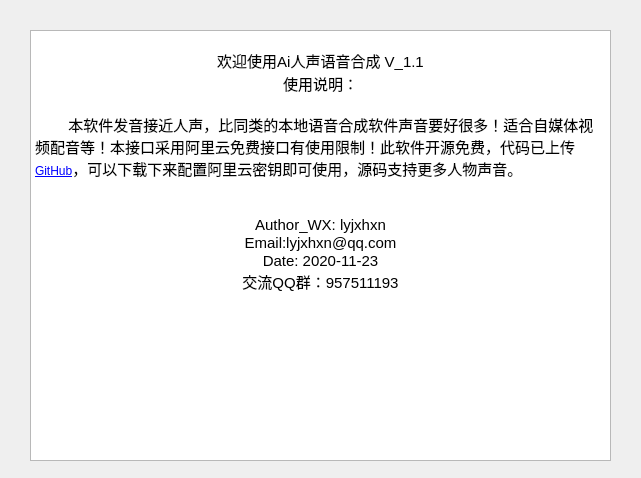
<?xml version="1.0" encoding="UTF-8"?>
<ui version="4.0">
 <class>Dialog</class>
 <widget class="QDialog" name="Dialog">
  <property name="geometry">
   <rect>
    <x>0</x>
    <y>0</y>
    <width>641</width>
    <height>478</height>
   </rect>
  </property>
  <property name="windowTitle">
   <string>关于作者</string>
  </property>
  <property name="windowIcon">
   <iconset resource="ico/yytubiao.qrc">
    <normaloff>:/newPrefix/yylogo.png</normaloff>:/newPrefix/yylogo.png</iconset>
  </property>
  <widget class="QTextBrowser" name="textBrowser">
   <property name="geometry">
    <rect>
     <x>30</x>
     <y>30</y>
     <width>581</width>
     <height>431</height>
    </rect>
   </property>
   <property name="html">
    <string>&lt;!DOCTYPE HTML PUBLIC &quot;-//W3C//DTD HTML 4.0//EN&quot; &quot;http://www.w3.org/TR/REC-html40/strict.dtd&quot;&gt;
&lt;html&gt;&lt;head&gt;&lt;meta name=&quot;qrichtext&quot; content=&quot;1&quot; /&gt;&lt;style type=&quot;text/css&quot;&gt;
p, li { white-space: pre-wrap; }
&lt;/style&gt;&lt;/head&gt;&lt;body style=&quot; font-family:'SimSun'; font-size:9.07563pt; font-weight:400; font-style:normal;&quot;&gt;
&lt;p align=&quot;center&quot; style=&quot;-qt-paragraph-type:empty; margin-top:0px; margin-bottom:0px; margin-left:0px; margin-right:0px; -qt-block-indent:0; text-indent:0px; font-size:9.07563pt;&quot;&gt;&lt;br /&gt;&lt;/p&gt;
&lt;p align=&quot;center&quot; style=&quot; margin-top:0px; margin-bottom:0px; margin-left:0px; margin-right:0px; -qt-block-indent:0; text-indent:0px;&quot;&gt;&lt;span style=&quot; font-family:'微软雅黑'; font-size:11pt;&quot;&gt;欢迎使用Ai人声语音合成 V_1.1&lt;/span&gt;&lt;/p&gt;
&lt;p align=&quot;center&quot; style=&quot; margin-top:0px; margin-bottom:0px; margin-left:0px; margin-right:0px; -qt-block-indent:0; text-indent:0px;&quot;&gt;&lt;span style=&quot; font-family:'微软雅黑'; font-size:11pt;&quot;&gt;使用说明：&lt;/span&gt;&lt;/p&gt;
&lt;p align=&quot;center&quot; style=&quot;-qt-paragraph-type:empty; margin-top:0px; margin-bottom:0px; margin-left:0px; margin-right:0px; -qt-block-indent:0; text-indent:0px; font-family:'微软雅黑'; font-size:11pt;&quot;&gt;&lt;br /&gt;&lt;/p&gt;
&lt;p style=&quot; margin-top:0px; margin-bottom:0px; margin-left:0px; margin-right:0px; -qt-block-indent:0; text-indent:0px;&quot;&gt;&lt;span style=&quot; font-family:'微软雅黑'; font-size:11pt;&quot;&gt;        本软件发音接近人声，比同类的本地语音合成软件声音要好很多！适合自媒体视频配音等！本接口采用阿里云免费接口有使用限制！此软件开源免费，代码已上传&lt;/span&gt;&lt;a href=&quot;https://github.com/lyjxhxn&quot;&gt;&lt;span style=&quot; font-size:9pt; text-decoration: underline; color:#0000ff;&quot;&gt;GitHub&lt;/span&gt;&lt;/a&gt;&lt;span style=&quot; font-family:'微软雅黑'; font-size:11pt;&quot;&gt;，可以下载下来配置阿里云密钥即可使用，源码支持更多人物声音。&lt;/span&gt;&lt;/p&gt;
&lt;p style=&quot;-qt-paragraph-type:empty; margin-top:0px; margin-bottom:0px; margin-left:0px; margin-right:0px; -qt-block-indent:0; text-indent:0px; font-family:'微软雅黑'; font-size:11pt;&quot;&gt;&lt;br /&gt;&lt;/p&gt;
&lt;p style=&quot;-qt-paragraph-type:empty; margin-top:0px; margin-bottom:0px; margin-left:0px; margin-right:0px; -qt-block-indent:0; text-indent:0px; font-family:'微软雅黑'; font-size:11pt;&quot;&gt;&lt;br /&gt;&lt;/p&gt;
&lt;p align=&quot;center&quot; style=&quot; margin-top:0px; margin-bottom:0px; margin-left:0px; margin-right:0px; -qt-block-indent:0; text-indent:0px;&quot;&gt;&lt;img src=&quot;:/newPrefix/头像.png&quot; width=&quot;60&quot; height=&quot;60&quot; /&gt;&lt;/p&gt;
&lt;p align=&quot;center&quot; style=&quot; margin-top:0px; margin-bottom:0px; margin-left:0px; margin-right:0px; -qt-block-indent:0; text-indent:0px;&quot;&gt;&lt;span style=&quot; font-family:'微软雅黑'; font-size:11pt;&quot;&gt;Author_WX: lyjxhxn&lt;/span&gt;&lt;/p&gt;
&lt;p align=&quot;center&quot; style=&quot; margin-top:0px; margin-bottom:0px; margin-left:0px; margin-right:0px; -qt-block-indent:0; text-indent:0px;&quot;&gt;&lt;span style=&quot; font-family:'微软雅黑'; font-size:11pt;&quot;&gt;Email:lyjxhxn@qq.com&lt;/span&gt;&lt;/p&gt;
&lt;p align=&quot;center&quot; style=&quot; margin-top:0px; margin-bottom:0px; margin-left:0px; margin-right:0px; -qt-block-indent:0; text-indent:0px;&quot;&gt;&lt;span style=&quot; font-family:'微软雅黑'; font-size:11pt;&quot;&gt;Date: 2020-11-23&lt;/span&gt;&lt;/p&gt;
&lt;p align=&quot;center&quot; style=&quot; margin-top:0px; margin-bottom:0px; margin-left:0px; margin-right:0px; -qt-block-indent:0; text-indent:0px;&quot;&gt;&lt;span style=&quot; font-family:'微软雅黑'; font-size:11pt;&quot;&gt;交流QQ群：957511193&lt;/span&gt;&lt;/p&gt;
&lt;p style=&quot;-qt-paragraph-type:empty; margin-top:0px; margin-bottom:0px; margin-left:0px; margin-right:0px; -qt-block-indent:0; text-indent:0px; font-family:'微软雅黑'; font-size:11pt;&quot;&gt;&lt;br /&gt;&lt;/p&gt;&lt;/body&gt;&lt;/html&gt;</string>
   </property>
  </widget>
 </widget>
 <resources>
  <include location="ico/yytubiao.qrc"/>
 </resources>
 <connections/>
</ui>
